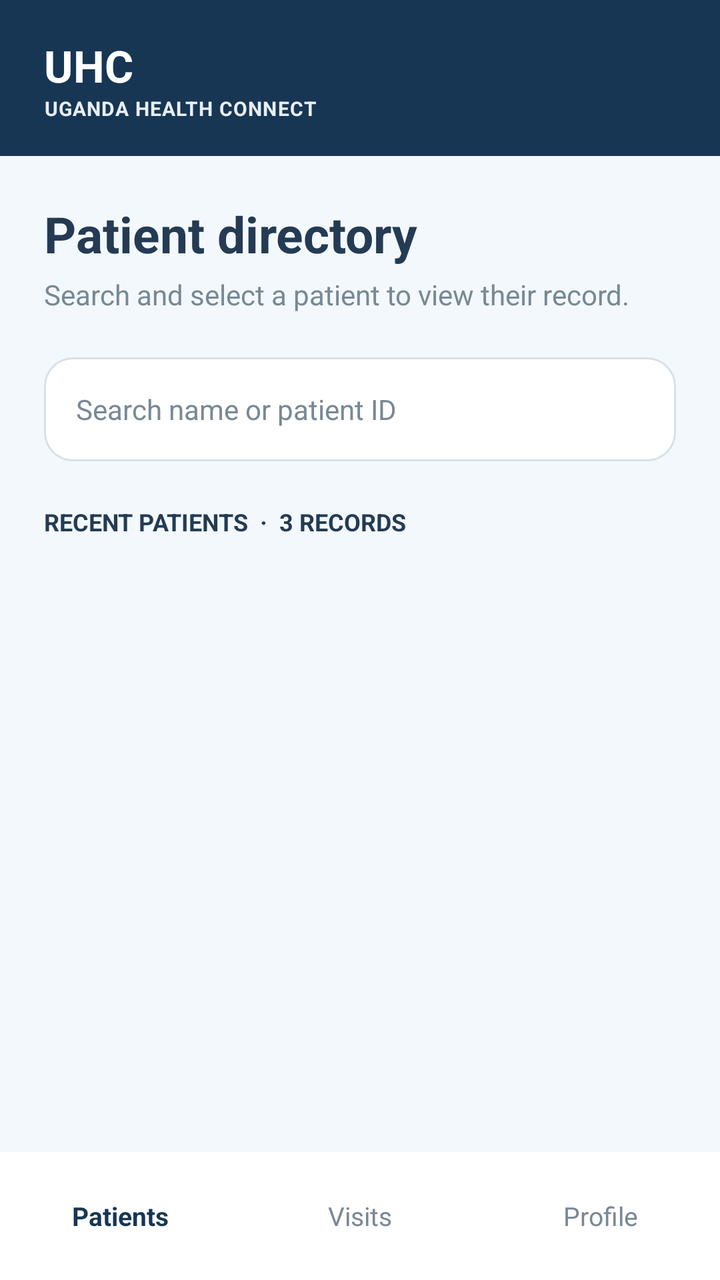
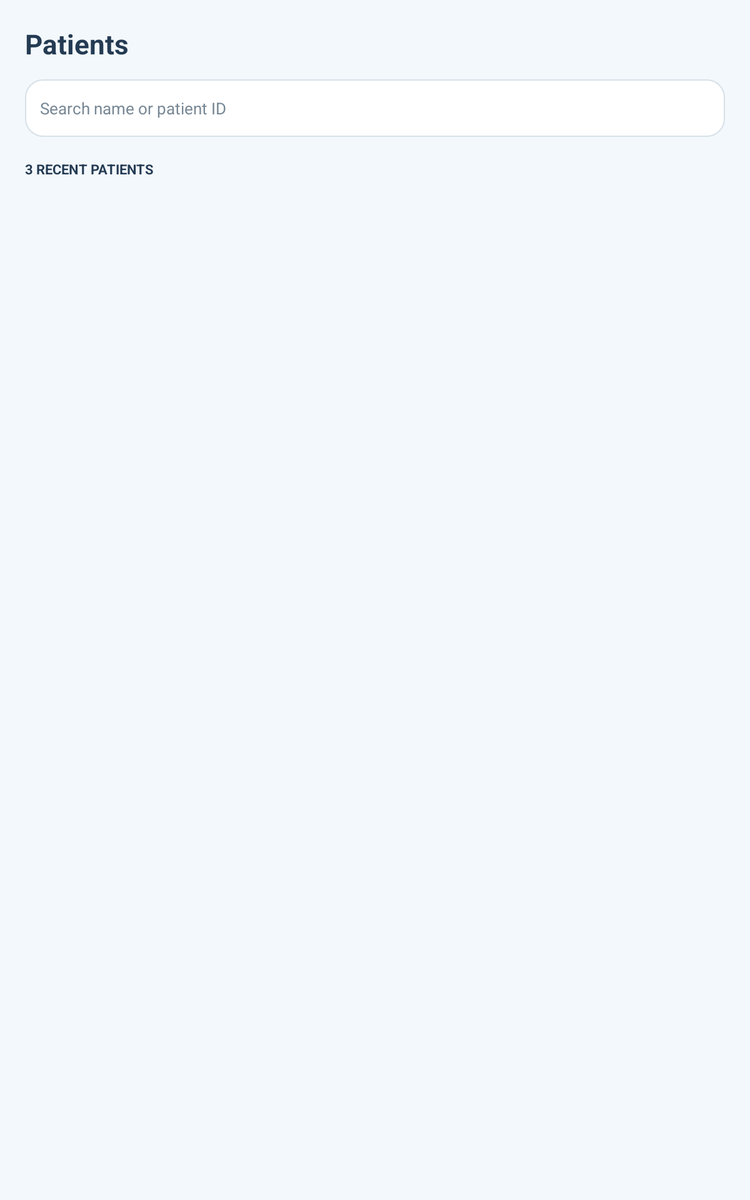

One screen, two layout resources from the same app: the default and the repository's alternative for another configuration. Each is rendered where Android would select it; the XML of both is given below.
<!-- AndroidManifest.xml: application theme Theme.HospitalDetails -->
<!-- res/layout/fragment_patient_list.xml -->
<?xml version="1.0" encoding="utf-8"?>
<LinearLayout xmlns:android="http://schemas.android.com/apk/res/android" android:layout_width="match_parent" android:layout_height="match_parent" android:orientation="vertical" android:background="@color/uhc_background">
 <include layout="@layout/uhc_header"/>
 <ScrollView android:layout_width="match_parent" android:layout_height="0dp" android:layout_weight="1" android:fillViewport="true">
  <LinearLayout android:layout_width="match_parent" android:layout_height="wrap_content" android:orientation="vertical" android:paddingStart="22dp" android:paddingEnd="22dp" android:paddingTop="22dp" android:paddingBottom="16dp">
   <TextView android:layout_width="match_parent" android:layout_height="wrap_content" android:text="Patient directory" android:textColor="@color/uhc_text" android:textSize="25sp" android:textStyle="bold"/>
   <TextView android:layout_width="match_parent" android:layout_height="wrap_content" android:layout_marginTop="4dp" android:text="Search and select a patient to view their record." android:textColor="@color/uhc_muted" android:textSize="14sp"/>
   <EditText android:id="@+id/search_field" android:layout_width="match_parent" android:layout_height="52dp" android:layout_marginTop="22dp" android:paddingStart="16dp" android:paddingEnd="16dp" android:background="@drawable/uhc_search" android:hint="Search name or patient ID" android:singleLine="true" android:inputType="text" android:textColor="@color/uhc_text" android:textColorHint="@color/uhc_muted" android:textSize="14sp"/>
   <TextView android:layout_width="match_parent" android:layout_height="wrap_content" android:layout_marginTop="22dp" android:layout_marginBottom="12dp" android:text="RECENT PATIENTS  ·  3 RECORDS" android:textColor="@color/uhc_text" android:textStyle="bold" android:textSize="12sp"/>
   <LinearLayout android:id="@+id/patient_list" android:layout_width="match_parent" android:layout_height="wrap_content" android:orientation="vertical"/>
  </LinearLayout>
 </ScrollView>
 <LinearLayout android:layout_width="match_parent" android:layout_height="64dp" android:orientation="horizontal" android:gravity="center" android:background="#FFFFFF" android:showDividers="middle" android:dividerPadding="10dp">
  <TextView android:layout_width="0dp" android:layout_height="match_parent" android:layout_weight="1" android:gravity="center" android:text="Patients" android:textColor="@color/uhc_navy" android:textStyle="bold" android:textSize="13sp"/>
  <TextView android:layout_width="0dp" android:layout_height="match_parent" android:layout_weight="1" android:gravity="center" android:text="Visits" android:textColor="@color/uhc_muted" android:textSize="13sp"/>
  <TextView android:layout_width="0dp" android:layout_height="match_parent" android:layout_weight="1" android:gravity="center" android:text="Profile" android:textColor="@color/uhc_muted" android:textSize="13sp"/>
 </LinearLayout>
</LinearLayout>
<!-- res/layout/uhc_header.xml (included above) -->
<?xml version="1.0" encoding="utf-8"?>
<LinearLayout xmlns:android="http://schemas.android.com/apk/res/android" android:layout_width="match_parent" android:layout_height="wrap_content" android:orientation="vertical" android:background="@color/uhc_navy" android:paddingStart="22dp" android:paddingEnd="22dp" android:paddingTop="18dp" android:paddingBottom="17dp">
 <TextView android:layout_width="wrap_content" android:layout_height="wrap_content" android:text="UHC" android:textColor="@android:color/white" android:textStyle="bold" android:textSize="22sp"/>
 <TextView android:layout_width="wrap_content" android:layout_height="wrap_content" android:text="UGANDA HEALTH CONNECT" android:textColor="#E8EEF4" android:textStyle="bold" android:textSize="10sp" android:letterSpacing="0.04"/>
</LinearLayout>
<!-- resources referenced by this layout -->
<resources>
  <color name="uhc_background">#F3F8FC</color>
  <color name="uhc_muted">#788895</color>
  <color name="uhc_navy">#173653</color>
  <color name="uhc_text">#243B53</color>
  <!-- drawable uhc_search (drawable) -->
  <?xml version="1.0" encoding="utf-8"?>
  <shape xmlns:android="http://schemas.android.com/apk/res/android"><solid android:color="#FFFFFF"/><corners android:radius="14dp"/><stroke android:width="1dp" android:color="#D7E1E8"/></shape>
  <!-- from res/values-v31/ -->
  <style name="Theme.HospitalDetails" parent="Base.Theme.HospitalDetails">
          <item name="android:windowSplashScreenAnimatedIcon">@android:color/transparent</item>
          <item name="android:windowSplashScreenBackground">@android:color/white</item>
      </style>
  <style name="Base.Theme.HospitalDetails" parent="Theme.Material3.DayNight.NoActionBar">
          <item name="android:windowBackground">@android:color/white</item>
      </style>
</resources>
<!-- res/layout-sw600dp/fragment_patient_list.xml (the repository's variant of the layout above) -->
<!-- drawn on a 7-inch tablet held upright -->
<?xml version="1.0" encoding="utf-8"?>
<ScrollView xmlns:android="http://schemas.android.com/apk/res/android" android:layout_width="match_parent" android:layout_height="match_parent" android:background="@color/uhc_background" android:fillViewport="true">
 <LinearLayout android:layout_width="match_parent" android:layout_height="wrap_content" android:orientation="vertical" android:padding="20dp">
  <TextView android:layout_width="match_parent" android:layout_height="wrap_content" android:text="Patients" android:textColor="@color/uhc_text" android:textSize="22sp" android:textStyle="bold"/>
  <EditText android:id="@+id/search_field" android:layout_width="match_parent" android:layout_height="46dp" android:layout_marginTop="14dp" android:paddingStart="12dp" android:paddingEnd="12dp" android:background="@drawable/uhc_search" android:hint="Search name or patient ID" android:singleLine="true" android:inputType="text" android:textColor="@color/uhc_text" android:textColorHint="@color/uhc_muted" android:textSize="13sp"/>
  <TextView
      android:id="@+id/patient_count"
      android:layout_width="match_parent"
      android:layout_height="wrap_content"
      android:layout_marginTop="18dp"
      android:layout_marginBottom="10dp"
      android:text="3 RECENT PATIENTS"
      android:textColor="@color/uhc_text"
      android:textSize="11sp"
      android:textStyle="bold"/>
  <LinearLayout android:id="@+id/patient_list" android:layout_width="match_parent" android:layout_height="wrap_content" android:orientation="vertical"/>
 </LinearLayout>
</ScrollView>
<!-- resources referenced by the variant -->
<!-- as a 7-inch tablet held upright resolves them -->
<resources>
  <color name="uhc_background">#F3F8FC</color>
  <color name="uhc_muted">#788895</color>
  <color name="uhc_text">#243B53</color>
  <!-- drawable uhc_search (drawable) -->
  <?xml version="1.0" encoding="utf-8"?>
  <shape xmlns:android="http://schemas.android.com/apk/res/android"><solid android:color="#FFFFFF"/><corners android:radius="14dp"/><stroke android:width="1dp" android:color="#D7E1E8"/></shape>
  <!-- from res/values-v31/ -->
  <style name="Theme.HospitalDetails" parent="Base.Theme.HospitalDetails">
          <item name="android:windowSplashScreenAnimatedIcon">@android:color/transparent</item>
          <item name="android:windowSplashScreenBackground">@android:color/white</item>
      </style>
  <style name="Base.Theme.HospitalDetails" parent="Theme.Material3.DayNight.NoActionBar">
          <item name="android:windowBackground">@android:color/white</item>
      </style>
</resources>
